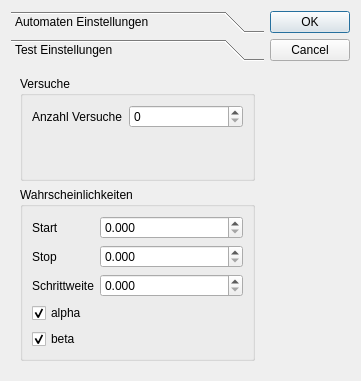
<?xml version="1.0" encoding="UTF-8"?>
<ui version="4.0">
 <class>Settings</class>
 <widget class="QDialog" name="Settings">
  <property name="geometry">
   <rect>
    <x>0</x>
    <y>0</y>
    <width>361</width>
    <height>381</height>
   </rect>
  </property>
  <property name="windowTitle">
   <string>Dialog</string>
  </property>
  <layout class="QHBoxLayout" name="horizontalLayout">
   <item>
    <widget class="QToolBox" name="toolBox">
     <property name="currentIndex">
      <number>1</number>
     </property>
     <widget class="QWidget" name="Automaten">
      <property name="geometry">
       <rect>
        <x>0</x>
        <y>0</y>
        <width>252</width>
        <height>311</height>
       </rect>
      </property>
      <attribute name="label">
       <string>Automaten Einstellungen</string>
      </attribute>
      <layout class="QVBoxLayout" name="verticalLayout">
       <item>
        <widget class="QGroupBox" name="asynchronism">
         <property name="title">
          <string>Asynchronismus</string>
         </property>
         <layout class="QFormLayout" name="formLayout">
          <item row="0" column="0">
           <widget class="QLabel" name="alphaText">
            <property name="text">
             <string>Alpha</string>
            </property>
           </widget>
          </item>
          <item row="0" column="1">
           <widget class="QDoubleSpinBox" name="alpha">
            <property name="decimals">
             <number>3</number>
            </property>
            <property name="maximum">
             <double>1.000000000000000</double>
            </property>
            <property name="singleStep">
             <double>0.100000000000000</double>
            </property>
           </widget>
          </item>
          <item row="1" column="0">
           <widget class="QLabel" name="betaText">
            <property name="text">
             <string>Beta</string>
            </property>
           </widget>
          </item>
          <item row="1" column="1">
           <widget class="QDoubleSpinBox" name="beta">
            <property name="decimals">
             <number>3</number>
            </property>
            <property name="maximum">
             <double>1.000000000000000</double>
            </property>
            <property name="singleStep">
             <double>0.100000000000000</double>
            </property>
           </widget>
          </item>
         </layout>
        </widget>
       </item>
       <item>
        <widget class="QGroupBox" name="groupBox">
         <property name="title">
          <string>Laufzeiteinstellungen</string>
         </property>
         <layout class="QFormLayout" name="formLayout_2">
          <property name="fieldGrowthPolicy">
           <enum>QFormLayout::AllNonFixedFieldsGrow</enum>
          </property>
          <item row="0" column="0">
           <widget class="QLabel" name="stepsText">
            <property name="text">
             <string>Schritte</string>
            </property>
           </widget>
          </item>
          <item row="0" column="1">
           <widget class="QSpinBox" name="steps">
            <property name="minimum">
             <number>1</number>
            </property>
            <property name="maximum">
             <number>1000000000</number>
            </property>
           </widget>
          </item>
         </layout>
        </widget>
       </item>
       <item>
        <widget class="QGroupBox" name="groupBox_2">
         <property name="title">
          <string>Größe</string>
         </property>
         <layout class="QFormLayout" name="formLayout_3">
          <item row="0" column="0">
           <widget class="QLabel" name="xLengthText">
            <property name="text">
             <string>X-Länge</string>
            </property>
           </widget>
          </item>
          <item row="1" column="0">
           <widget class="QLabel" name="yLengthText">
            <property name="text">
             <string>Y-Länge</string>
            </property>
           </widget>
          </item>
          <item row="0" column="1">
           <widget class="QSpinBox" name="xLength">
            <property name="minimum">
             <number>1</number>
            </property>
            <property name="maximum">
             <number>1000000000</number>
            </property>
           </widget>
          </item>
          <item row="1" column="1">
           <widget class="QSpinBox" name="yLength">
            <property name="minimum">
             <number>1</number>
            </property>
            <property name="maximum">
             <number>1000000000</number>
            </property>
           </widget>
          </item>
         </layout>
        </widget>
       </item>
       <item>
        <widget class="QGroupBox" name="groupBox_3">
         <property name="title">
          <string>Zeichnen</string>
         </property>
         <layout class="QFormLayout" name="formLayout_4">
          <item row="0" column="0">
           <widget class="QCheckBox" name="draw">
            <property name="text">
             <string>Zeichnen</string>
            </property>
            <property name="checked">
             <bool>true</bool>
            </property>
           </widget>
          </item>
         </layout>
        </widget>
       </item>
      </layout>
     </widget>
     <widget class="QWidget" name="Tests">
      <property name="geometry">
       <rect>
        <x>0</x>
        <y>0</y>
        <width>252</width>
        <height>311</height>
       </rect>
      </property>
      <attribute name="label">
       <string>Test Einstellungen</string>
      </attribute>
      <layout class="QVBoxLayout" name="verticalLayout_2">
       <item>
        <widget class="QGroupBox" name="groupBox_4">
         <property name="title">
          <string>Versuche</string>
         </property>
         <layout class="QFormLayout" name="formLayout_5">
          <property name="fieldGrowthPolicy">
           <enum>QFormLayout::AllNonFixedFieldsGrow</enum>
          </property>
          <item row="0" column="0">
           <widget class="QLabel" name="smplesLabel">
            <property name="text">
             <string>Anzahl Versuche</string>
            </property>
           </widget>
          </item>
          <item row="0" column="1">
           <widget class="QSpinBox" name="samples">
            <property name="maximum">
             <number>1000000000</number>
            </property>
           </widget>
          </item>
         </layout>
        </widget>
       </item>
       <item>
        <widget class="QGroupBox" name="groupBox_5">
         <property name="title">
          <string>Wahrscheinlichkeiten</string>
         </property>
         <layout class="QFormLayout" name="formLayout_6">
          <property name="fieldGrowthPolicy">
           <enum>QFormLayout::AllNonFixedFieldsGrow</enum>
          </property>
          <item row="0" column="0">
           <widget class="QLabel" name="startLabel">
            <property name="text">
             <string>Start</string>
            </property>
           </widget>
          </item>
          <item row="0" column="1">
           <widget class="QDoubleSpinBox" name="start">
            <property name="decimals">
             <number>3</number>
            </property>
            <property name="maximum">
             <double>1.000000000000000</double>
            </property>
            <property name="singleStep">
             <double>0.001000000000000</double>
            </property>
           </widget>
          </item>
          <item row="1" column="0">
           <widget class="QLabel" name="stopLabel">
            <property name="text">
             <string>Stop</string>
            </property>
           </widget>
          </item>
          <item row="1" column="1">
           <widget class="QDoubleSpinBox" name="stop">
            <property name="decimals">
             <number>3</number>
            </property>
            <property name="maximum">
             <double>1.000000000000000</double>
            </property>
            <property name="singleStep">
             <double>0.001000000000000</double>
            </property>
           </widget>
          </item>
          <item row="3" column="0">
           <widget class="QLabel" name="widthLabel">
            <property name="text">
             <string>Schrittweite</string>
            </property>
           </widget>
          </item>
          <item row="3" column="1">
           <widget class="QDoubleSpinBox" name="width">
            <property name="decimals">
             <number>3</number>
            </property>
            <property name="maximum">
             <double>1.000000000000000</double>
            </property>
            <property name="singleStep">
             <double>0.001000000000000</double>
            </property>
           </widget>
          </item>
          <item row="4" column="0">
           <widget class="QCheckBox" name="testAlpha">
            <property name="text">
             <string>alpha</string>
            </property>
            <property name="checked">
             <bool>true</bool>
            </property>
           </widget>
          </item>
          <item row="5" column="0">
           <widget class="QCheckBox" name="testBeta">
            <property name="text">
             <string>beta</string>
            </property>
            <property name="checked">
             <bool>true</bool>
            </property>
           </widget>
          </item>
         </layout>
        </widget>
       </item>
      </layout>
     </widget>
    </widget>
   </item>
   <item>
    <widget class="QDialogButtonBox" name="buttonBox">
     <property name="orientation">
      <enum>Qt::Vertical</enum>
     </property>
     <property name="standardButtons">
      <set>QDialogButtonBox::Cancel|QDialogButtonBox::Ok</set>
     </property>
    </widget>
   </item>
  </layout>
 </widget>
 <resources/>
 <connections>
  <connection>
   <sender>buttonBox</sender>
   <signal>accepted()</signal>
   <receiver>Settings</receiver>
   <slot>accept()</slot>
   <hints>
    <hint type="sourcelabel">
     <x>248</x>
     <y>254</y>
    </hint>
    <hint type="destinationlabel">
     <x>157</x>
     <y>274</y>
    </hint>
   </hints>
  </connection>
  <connection>
   <sender>buttonBox</sender>
   <signal>rejected()</signal>
   <receiver>Settings</receiver>
   <slot>reject()</slot>
   <hints>
    <hint type="sourcelabel">
     <x>316</x>
     <y>260</y>
    </hint>
    <hint type="destinationlabel">
     <x>286</x>
     <y>274</y>
    </hint>
   </hints>
  </connection>
 </connections>
</ui>
